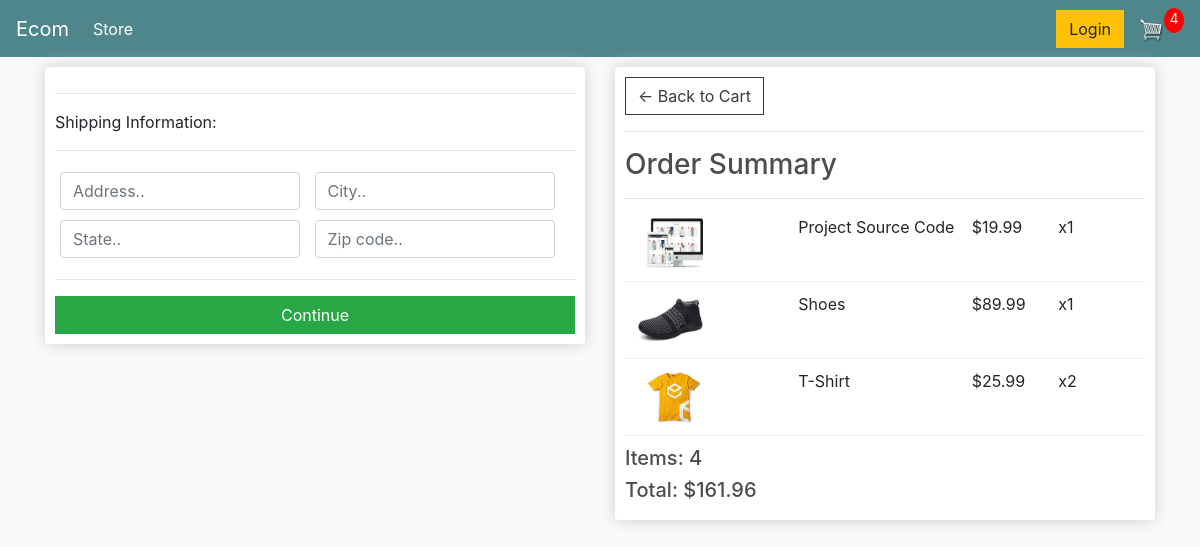
Page /checkout/ (signed in) on the earlier database version.
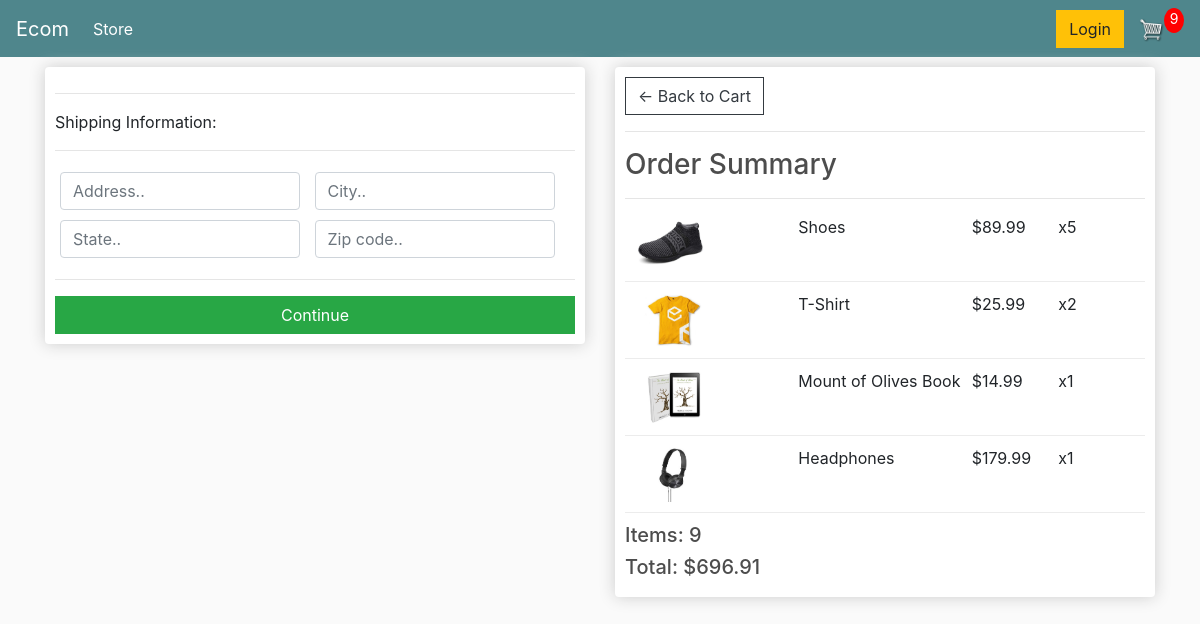
Same page on the later database version.
### store/models.py (models this page shows, shortened)
class OrderItem(models.Model):
    product = models.ForeignKey(Product, on_delete=models.CASCADE)
    order = models.ForeignKey(Order, on_delete=models.CASCADE)
    quantity = models.IntegerField(default=0)
    date_added = models.DateTimeField(auto_now_add=True)
    @property
    def get_total(self):
        total = self.product.price * self.quantity
        return total

class Product(models.Model):
    name = models.CharField(max_length=255)
    price = models.DecimalField(max_digits=7, decimal_places=2)
    digital = models.BooleanField(default=False)
    image = models.ImageField(blank=True)
    @property
    def image_url(self):
        try:
            url = self.image.url
        except ValueError:
            url = 'static/images/placeholder.png'
        return url

class Order(models.Model):
    customer = models.ForeignKey(Customer, on_delete=models.CASCADE)
    date_ordered = models.DateTimeField(auto_now_add=True)
    complete = models.BooleanField(default=False)
    transaction_id = models.CharField(max_length=255)
    @property
    def get_cart_total(self):
        order_items = self.orderitem_set.all()
        total = sum(item.get_total for item in order_items)
        return total
    @property
    def get_cart_items(self):
        order_items = self.orderitem_set.all()
        total = sum(item.quantity for item in order_items)
        return total
    @property
    def shipping(self):
        shipping_ = False
        order_items = self.orderitem_set.all()
        for i in order_items:
            if not i.product.digital:
                shipping_ = True
        return shipping_

### store/views.py (the view)
# urls.py: path('checkout/', views.checkout, name='checkoutUrl'),
def checkout(request):
    return render(request, 'store/checkout.html', get_customer_data(request))

### store/views.py (called while the page is built, shortened)
def get_customer_data(request):
    if request.user.is_authenticated:
        customer = request.user.customer
        order, created = Order.objects.get_or_create(customer=customer, complete=False)
        items = order.orderitem_set.all()
        cart_items = order.get_cart_items
    cx = {
        'itemsKey': items,
        'orderKey': order,
        'cartItemsKey': cart_items
    }
    return cx

### templates/store/checkout.html (shortened to what this page needs)
{% extends 'store/main.html' %}
{% load static %}
{% block main_content %}
    <div class="row">
        <div class="col-lg-6">
            <div class="box-element" id="form-wrapper">
                <form id="form">
                    <div id="shipping-info">
                        <hr>
                        <p>Shipping Information:</p>
                        <hr>
                        <div class="form-field">
                            <input class="form-control" type="text" name="address" placeholder="Address..">
                        </div>
                        <div class="form-field">
                            <input class="form-control" type="text" name="city" placeholder="City..">
                        </div>
                        <div class="form-field">
                            <input class="form-control" type="text" name="state" placeholder="State..">
                        </div>
                        <div class="form-field">
                            <input class="form-control" type="text" name="zipcode" placeholder="Zip code..">
                        </div>
                    </div>
                    <hr>
                    <input id="form-button" class="btn btn-success btn-block" type="submit" value="Continue">
                </form>
            </div>
        </div>
        <div class="col-lg-6">
            <div class="box-element">
                <a class="btn btn-outline-dark" href="{% url 'cartUrl' %}">&#x2190; Back to Cart</a>
                <hr>
                <h3>Order Summary</h3>
                <hr>
                {% for item in itemsKey %}
                    <div class="cart-row">
                        <div style="flex:2"><img class="row-image" src="{{ item.product.image_url }}"></div>
                        <div style="flex:2">
                            <p>{{ item.product.name }}</p>
                        </div>
                        <div style="flex:1">
                            <p>${{ item.product.price|floatformat:2 }}</p>
                        </div>
                        <div style="flex:1">
                            <p>x{{ item.quantity }}</p>
                        </div>
                    </div>
                {% endfor %}
                <h5>Items: {{ orderKey.get_cart_items }}</h5>
                <h5>Total: ${{ orderKey.get_cart_total|floatformat:2 }}</h5>
            </div>
        </div>
    </div>
{% endblock %}

Differences in the rows shown:
removed OrderItem: product.image_url (picture), product.name "Project Source Code", product.price "19.99", quantity "1"
changed OrderItem "Shoes": quantity "1" → "5"
added OrderItem: product.image_url (picture), product.name "Mount of Olives Book", product.price "14.99", quantity "1"
added OrderItem: product.image_url (picture), product.name "Headphones", product.price "179.99", quantity "1"
changed Order: get_cart_items "4" → "9"; get_cart_total "161.96" → "696.91"
Other differences:
{{ cartItemsKey }}: "4" → "9"
